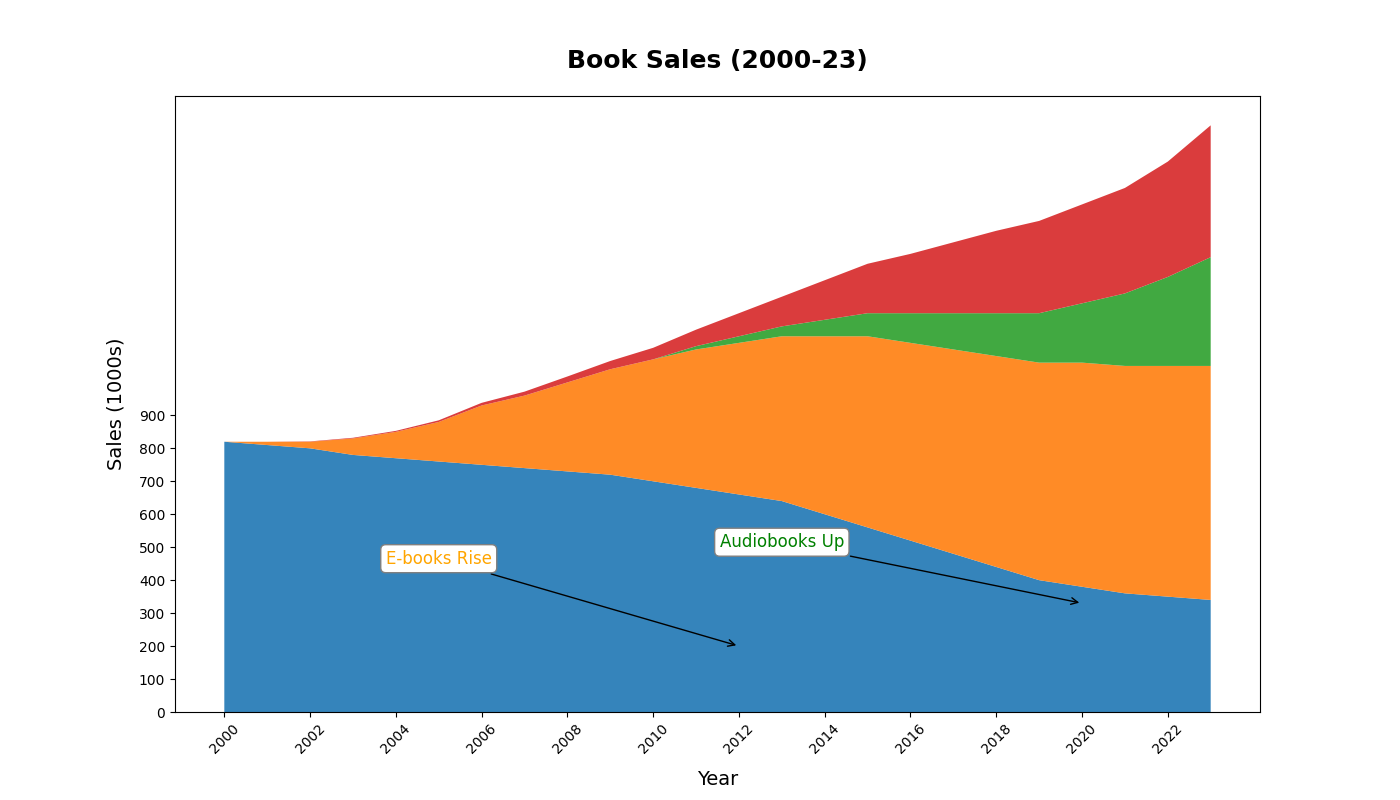

Here is the Python script that generated this plot:
import matplotlib.pyplot as plt
import numpy as np

years = np.arange(2000, 2024)
traditional_books_sales = [820, 810, 800, 780, 770, 760, 750, 740, 730, 720, 700, 680, 660, 640, 600, 560, 520, 480, 440, 400, 380, 360, 350, 340]
e_books_sales = [0, 10, 20, 50, 80, 120, 180, 220, 270, 320, 370, 420, 460, 500, 540, 580, 600, 620, 640, 660, 680, 690, 700, 710]
audiobooks_sales = [0, 0, 0, 0, 0, 0, 0, 0, 0, 0, 0, 10, 20, 30, 50, 70, 90, 110, 130, 150, 180, 220, 270, 330]
graphic_novels_sales = [0, 0, 1, 2, 3, 5, 8, 12, 18, 25, 35, 50, 70, 90, 120, 150, 180, 215, 250, 280, 300, 320, 350, 400]

sales_data = np.vstack([traditional_books_sales, e_books_sales, audiobooks_sales, graphic_novels_sales])
fig, ax = plt.subplots(figsize=(14, 8))
colors = ['#1f77b4', '#ff7f0e', '#2ca02c', '#d62728']
ax.stackplot(years, sales_data, colors=colors, alpha=0.9)

plt.title('Book Sales (2000-23)', fontsize=18, fontweight='bold', pad=20)
plt.xlabel('Year', fontsize=14, labelpad=10)
plt.ylabel('Sales (1000s)', fontsize=14, labelpad=10)

plt.xticks(years[::2], rotation=45)
plt.yticks(np.arange(0, 901, 100))

ax.annotate('E-books Rise', xy=(2012, 200), xytext=(2005, 450),
            bbox=dict(boxstyle='round,pad=0.3', edgecolor='gray', facecolor='white'),
            arrowprops=dict(facecolor='black', arrowstyle='->'),
            fontsize=12, color='orange', ha='center')

ax.annotate('Audiobooks Up', xy=(2020, 330), xytext=(2013, 500),
            bbox=dict(boxstyle='round,pad=0.3', edgecolor='gray', facecolor='white'),
            arrowprops=dict(facecolor='black', arrowstyle='->'),
            fontsize=12, color='green', ha='center')

plt.show()
